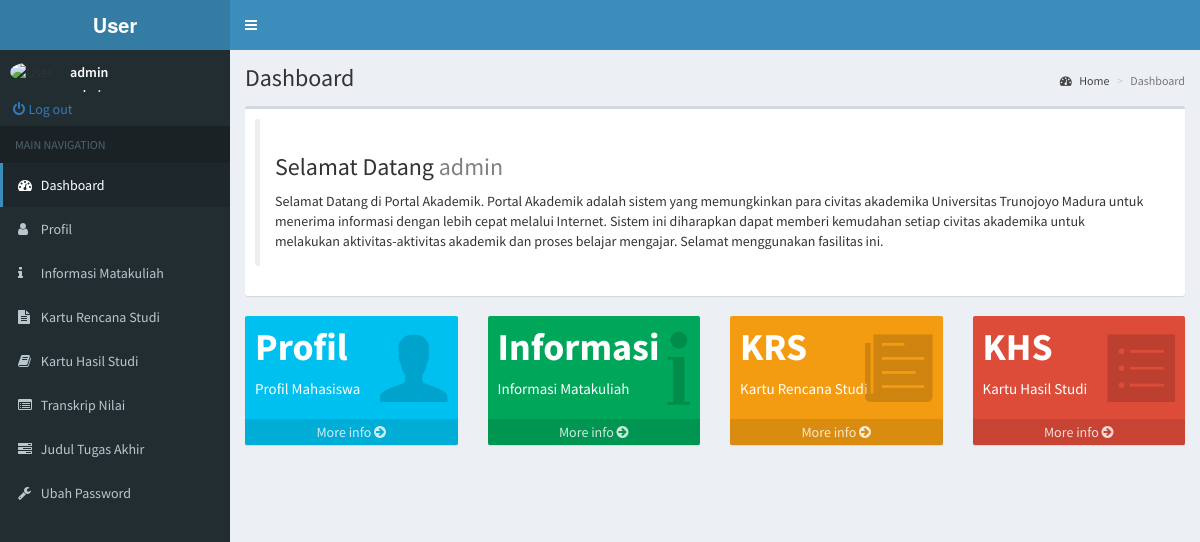
The page /user/index.php (signed in) on the database its author committed.
### tables this page shows
CREATE TABLE `tbl_menu_user` (
  `id` int(11) NOT NULL,
  `menu` varchar(20) NOT NULL,
  `icon` varchar(20) DEFAULT NULL,
  `link` varchar(100) DEFAULT NULL,
  `sub` varchar(3) DEFAULT NULL
);

### user/index.php (the view, shortened to what this page needs)
<!DOCTYPE html>
<html>
<head>
  <link rel="stylesheet" href="../bower/bower_components/bootstrap/dist/css/bootstrap.min.css">
  <link rel="stylesheet" href="../bower/bower_components/font-awesome/css/font-awesome.min.css">
  <link rel="stylesheet" href="../bower/bower_components/Ionicons/css/ionicons.min.css">
  <link rel="stylesheet" href="../bower/dist/css/AdminLTE.min.css">
  <link rel="stylesheet" href="../bower/dist/css/skins/_all-skins.min.css">
  <link rel="stylesheet" href="../bower/bower_components/morris.js/morris.css">
  <link rel="stylesheet" href="../bower/bower_components/jvectormap/jquery-jvectormap.css">
  <link rel="stylesheet" href="../bower/bower_components/bootstrap-datepicker/dist/css/bootstrap-datepicker.min.css">
  <link rel="stylesheet" href="../bower/bower_components/bootstrap-daterangepicker/daterangepicker.css">
  <link rel="stylesheet" href="../bower/plugins/bootstrap-wysihtml5/bootstrap3-wysihtml5.min.css">
</head>
<body class="hold-transition skin-blue sidebar-mini">
<div class="wrapper">
  <header class="main-header">
    <a class="logo">
      <span class="logo-lg"><b>User</b></span>
    </a>
    <nav class="navbar navbar-static-top">
      <a href="#" class="sidebar-toggle" data-toggle="push-menu" role="button">
      </a>
    </nav>
  </header>
  <aside class="main-sidebar">
    <section class="sidebar">
      <div class="user-panel">
        <div class="pull-left image">
          <img src="<?php echo  '../bower/dist/img/'.$_SESSION['nim'].'.jpg';?>" class="img-circle" alt="User Image">
        </div>
        <div class="pull-left info">
          <p><?php echo $_SESSION['nama'] ?></p>
          <p><i><?php echo $_SESSION['nim'] ?></i></p>
        </div>
      </div>
      <form method="post" action=".././cek/action_out.php">
        <div class="input-group">
          <button name="logout" class="btn btn-link"><i class="fa fa-power-off">&nbsp;</i>Log out</button>
        </div>
      </form>
      <ul class="sidebar-menu" data-widget="tree">
        <li class="header">MAIN NAVIGATION</li>
        <?php
          $con_menu = OpenCon('db_menu');
          $result_menu = $con_menu->query("SELECT * FROM tbl_menu_user ORDER BY id");
          foreach ($result_menu as $key => $value) {
            $class = '';
            $l = 'pages/layout/';
            if ($value['menu'] == 'Dashboard'){
              $l = '';
            }
            if ($value['menu'] == $_SESSION['posisi']){
              $class = 'active';
            }
            echo '<li class="'.$class.'">
                    <a href='.$l.''.$value['link'].'>
                      <i class="'.$value['icon'].'"></i> <span>'.$value['menu'].'</span>
                    </a>
                  </li>';
          }
        ?>
      </ul>
    </section>
  </aside>
  <div class="content-wrapper">
    <section class="content-header">
      <h1>
        Dashboard
      </h1>
      <ol class="breadcrumb">
        <li><a href="#"><i class="fa fa-dashboard"></i> Home</a></li>
        <li class="active">Dashboard</li>
      </ol>
    </section>
    <section class="content">
      <div class="box">
        <div class="box-body">
          <div class="callout">
            <h3>Selamat Datang <span style="color: gray;"><?php echo $_SESSION['nama'];?></span></h3>
            <p>Selamat Datang di Portal Akademik. Portal Akademik adalah sistem yang memungkinkan para civitas akademika Universitas Trunojoyo Madura untuk menerima informasi dengan lebih cepat melalui Internet. Sistem ini diharapkan dapat memberi kemudahan setiap civitas akademika untuk melakukan aktivitas-aktivitas akademik dan proses belajar mengajar. Selamat menggunakan fasilitas ini.</p>
          </div>
        </div>
      </div>
      <div class="row">
        <div class="col-lg-3 col-xs-6">
          <div class="small-box bg-aqua">
            <div class="inner">
              <h3>Profil</h3>
              <p>Profil Mahasiswa</p>
            </div>
            <div class="icon">
              <i class="ion ion-person"></i>
            </div>
            <a href="pages/layout/profil.php" class="small-box-footer">More info <i class="fa fa-arrow-circle-right"></i></a>
          </div>
        </div>
        <div class="col-lg-3 col-xs-6">
          <div class="small-box bg-green">
            <div class="inner">
              <h3>Informasi</h3>
              <p>Informasi Matakuliah</p>
            </div>
            <div class="icon">
              <i class="ion ion-information"></i>
            </div>
            <a href="pages/layout/InformasiMatakuliah.php" class="small-box-footer">More info <i class="fa fa-arrow-circle-right"></i></a>
          </div>
        </div>
        <div class="col-lg-3 col-xs-6">
          <div class="small-box bg-yellow">
            <div class="inner">
              <h3>KRS</h3>
              <p>Kartu Rencana Studi</p>
            </div>
            <div class="icon">
              <i class="ion ion-ios-paper"></i>
            </div>
            <a href="pages/layout/KartuRencanaStudi.php" class="small-box-footer">More info <i class="fa fa-arrow-circle-right"></i></a>
          </div>
        </div>
        <div class="col-lg-3 col-xs-6">
          <div class="small-box bg-red">
            <div class="inner">
              <h3>KHS</h3>
              <p>Kartu Hasil Studi</p>
            </div>
            <div class="icon">
              <i class="ion ion-ios-list"></i>
            </div>
            <a href="pages/layout/KartuHasilStudi.php" class="small-box-footer">More info <i class="fa fa-arrow-circle-right"></i></a>
          </div>
        </div>
      </div>
    </section>
  </div>
</div>
</body>
</html>

### rows shown on the page
tbl_menu_user: menu "Dashboard"
tbl_menu_user: menu "Profil"
tbl_menu_user: menu "Informasi Matakuliah"
tbl_menu_user: menu "Kartu Rencana Studi"
tbl_menu_user: menu "Kartu Hasil Studi"
tbl_menu_user: menu "Transkrip Nilai"
tbl_menu_user: menu "Judul Tugas Akhir"
tbl_menu_user: menu "Ubah Password"

### other values the page prints
$_SESSION['nama'] "admin"
